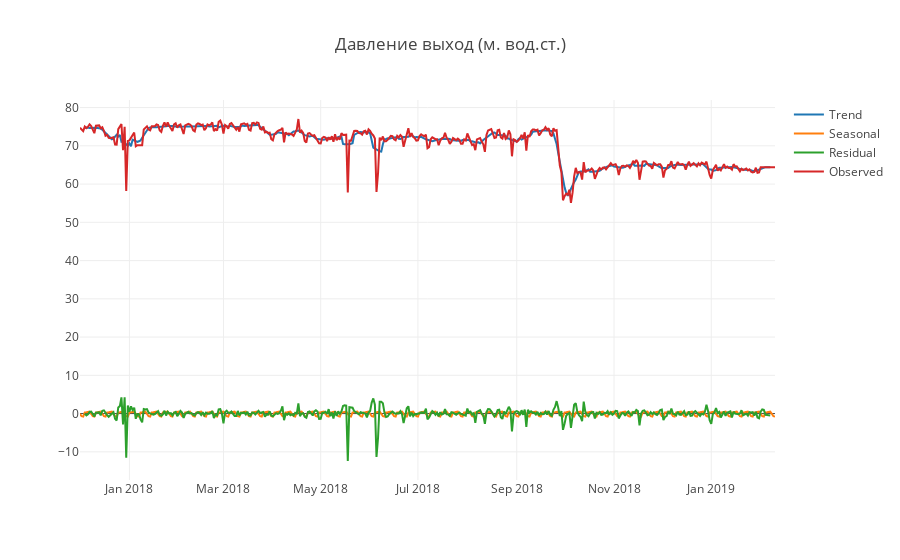

This figure's notebook cell:
### Code cell
layout = dict(title = 'Давление выход (м. вод.ст.)') 
fig = dict(data=decomposition_data(decomposition, df_full, 'press_out'), layout=layout)
iplot(fig)

### Figure 1 — Plotly figure (JSON) as saved in the notebook; plotly's stock layout.template omitted (floating-point values rounded to 4 significant figures; data arrays with more than 128 entries replaced by an {"elided": "..."} marker saying what was removed)
{"data": [{"mode": "lines", "name": "Trend", "type": "scatter", "uid": "f4cac5fd-7ec7-4862-a902-f475e47f3186", "x": {"elided": "437 str values"}, "y": {"elided": "437 float values"}}, {"mode": "lines", "name": "Seasonal", "type": "scatter", "uid": "16086e84-cba0-4bd4-ab0e-ec4356791553", "x": {"elided": "437 str values"}, "y": {"elided": "437 float values"}}, {"mode": "lines", "name": "Residual", "type": "scatter", "uid": "32c88a30-c815-4821-a723-bdcffab67a07", "x": {"elided": "437 str values"}, "y": {"elided": "437 float values"}}, {"mode": "lines", "name": "Observed", "type": "scatter", "uid": "d9307bae-5eef-41e3-885f-f867b24e569b", "x": {"elided": "437 str values"}, "y": {"elided": "437 float values"}}], "layout": {"title": {"text": "Давление выход (м. вод.ст.)"}}}
